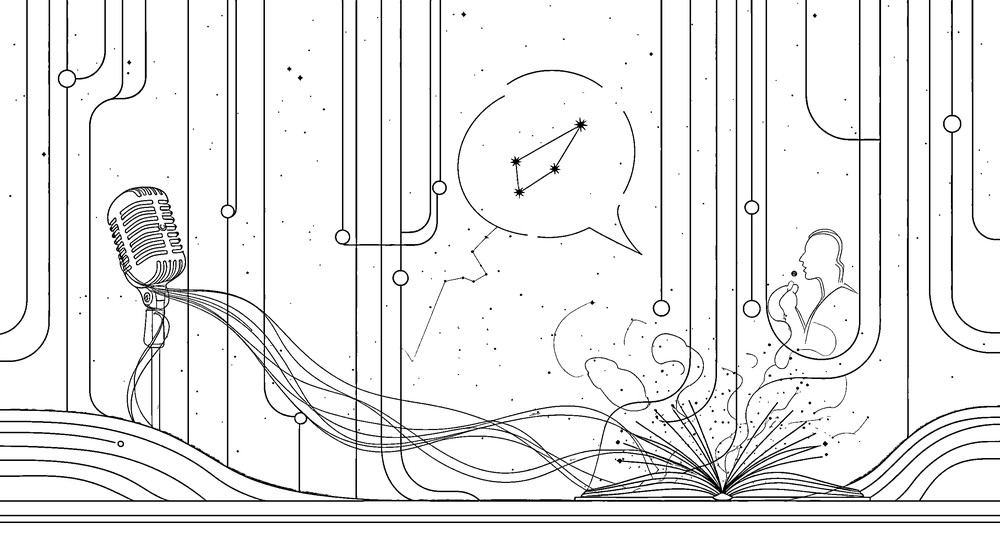
#> input picture _art/lines_medium.bmp, 1000 x 545 px, shrunk from 2816 x 1536 before the run, given in place of space-background.webp, which was not available
$ python extract_lines.py
#> lines starting #> are read from the running program, lines starting #| are printed output that depends on the picture; pictures that were not available may be replaced by others from this repository, and a replacement may not be noted
#!/usr/bin/env python3
"""Extract the line-art strokes from the background illustration into a clean
black-on-white bitmap suitable for centerline tracing.

Approach: the strokes are thin and locally brighter than their surroundings,
while the clouds / vignette / gradients are broad and smooth. A high-pass
(unsharp) filter — grayscale minus a blurred copy — keeps the thin strokes and
dissolves the smooth regions. Threshold, despeckle, done.
"""
import sys
import numpy as np
from PIL import Image, ImageFilter

SRC = "/Users/tjs/repo/futurekaraoke/images/space-background.webp"


def extract(blur_radius=7.0, thresh=12.0, min_component=6):
#> called with blur_radius = 7, thresh = 16, min_component = 8
    img = Image.open(SRC).convert("RGB")
    # Luminance, but weight blue up a touch since the strokes are lavender.
    r, g, b = [np.asarray(c, dtype=np.float32) for c in img.split()]
    gray = 0.30 * r + 0.40 * g + 0.45 * b  # slightly blue-biased
    gray_img = Image.fromarray(np.clip(gray, 0, 255).astype(np.uint8))

    blurred = np.asarray(
        gray_img.filter(ImageFilter.GaussianBlur(blur_radius)), dtype=np.float32
    )
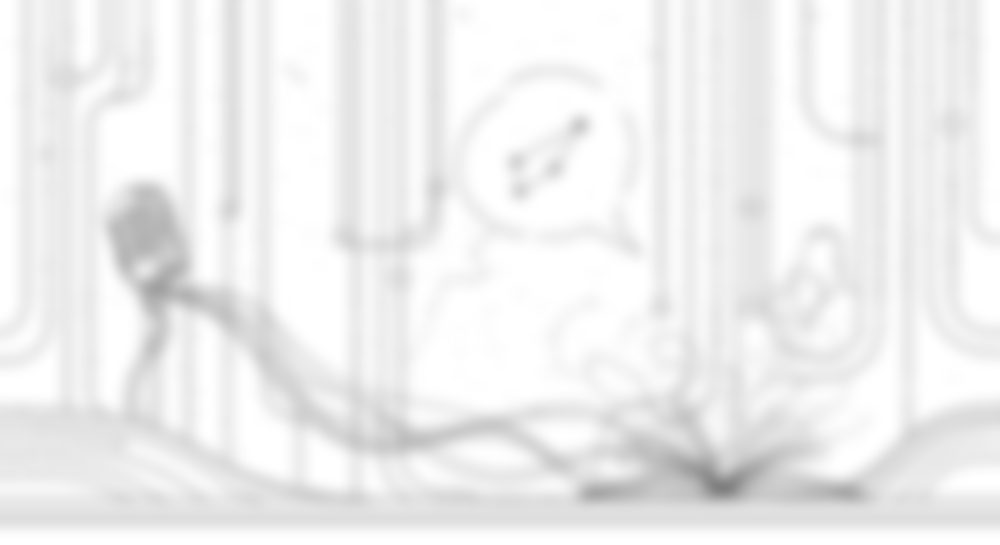
#> blurred: shape (545, 1000) float32; min 126, max 255, mean 238.7
    highpass = gray - blurred            # positive where locally bright (strokes)
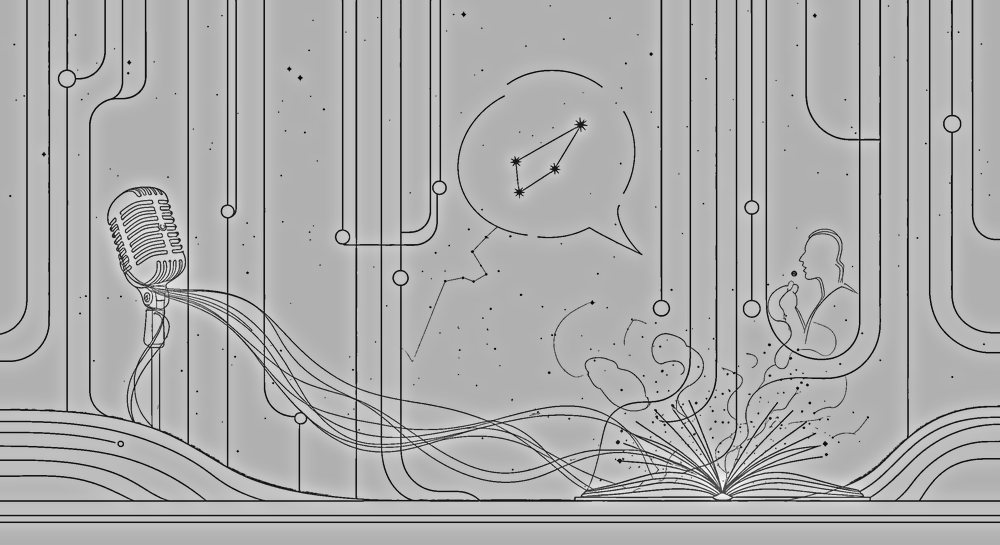
#> highpass: shape (545, 1000) float32; min -254, max 167.2, mean 33.4; drawn with min black and max white
    mask = highpass > thresh             # boolean line mask
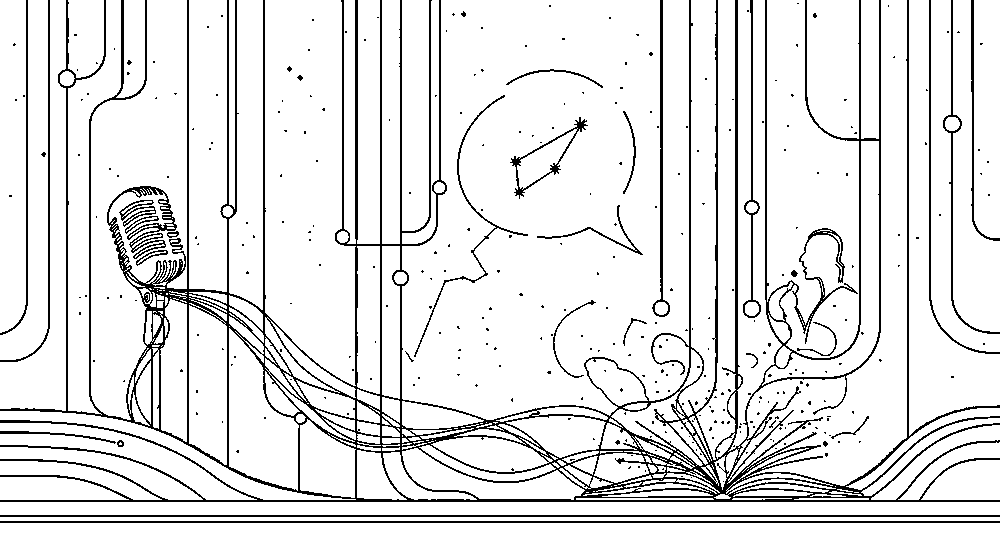
#> mask: shape (545, 1000) bool; 89.8% white; black in thin lines or dots

    mask = despeckle(mask, min_component)
    return mask


def despeckle(mask, min_size):
    """Drop connected components smaller than min_size px (removes trace noise)
    while keeping intentional star dots. Simple iterative flood fill in numpy."""
#> called with min_size = 8
    if min_size <= 1:
        return mask
    visited = np.zeros_like(mask, dtype=bool)
    out = mask.copy()
    h, w = mask.shape
#> h = 545; w = 1000
    ys, xs = np.nonzero(mask)
    from collections import deque
    for y0, x0 in zip(ys, xs):
        if visited[y0, x0]:
            continue
        comp = []
        dq = deque([(y0, x0)])
        visited[y0, x0] = True
        while dq:
            y, x = dq.popleft()
            comp.append((y, x))
            for dy in (-1, 0, 1):
                for dx in (-1, 0, 1):
                    ny, nx = y + dy, x + dx
                    if 0 <= ny < h and 0 <= nx < w and mask[ny, nx] and not visited[ny, nx]:
                        visited[ny, nx] = True
                        dq.append((ny, nx))
        if len(comp) < min_size:
            for (y, x) in comp:
                out[y, x] = False
#> this loop made 489176 passes
#> x0 on passes 1 to 3: 0, 1, 2
#> out: shape (545, 1000) bool; 89.7% white; black in thin lines or dots
    return out


def save(mask, tag):
    # Black lines on white (trace-ready)
#> called with tag = 'tight'
    bw = np.where(mask, 0, 255).astype(np.uint8)
#> bw: shape (545, 1000); 10.3% white in thin lines or dots
    Image.fromarray(bw).convert("1").save(f"lines_{tag}.bmp")
    Image.fromarray(bw).save(f"lines_{tag}.png")
    # Cyan-on-dark preview to judge quality
    h, w = mask.shape
#> h = 545; w = 1000
    prev = np.zeros((h, w, 3), dtype=np.uint8)
    prev[:] = (11, 7, 22)
    prev[mask] = (127, 245, 224)
    Image.fromarray(prev).save(f"preview_{tag}.png")
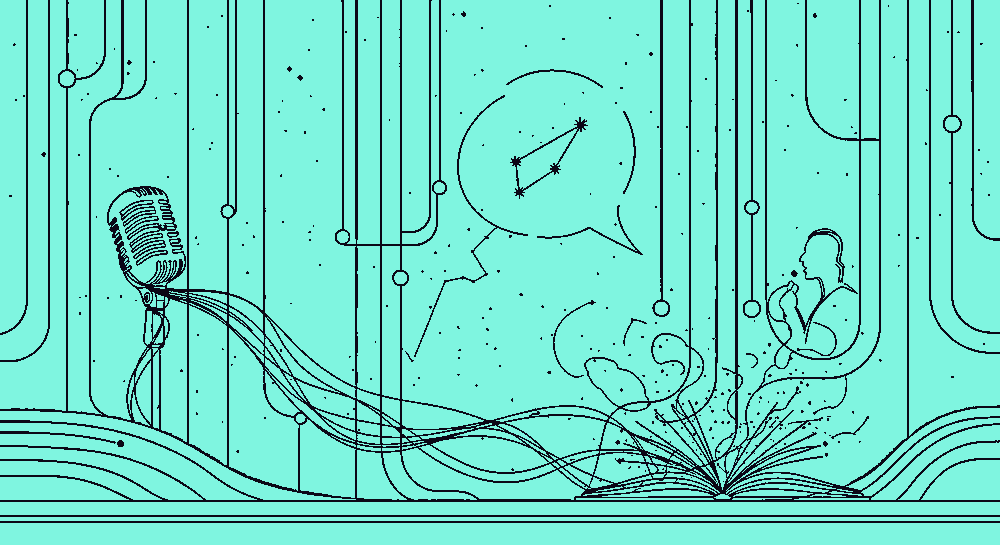
#> saved as preview_tight.png: PIL image 1000x545 RGB; mean R, G, B 115.1, 220.5, 203.2
    print(f"{tag}: {int(mask.sum())} stroke px")
#| tight: 488980 stroke px


if __name__ == "__main__":
    for tag, (br, th, mc) in {
        "tight": (7.0, 16.0, 8),
        "medium": (8.0, 11.0, 6),
        "loose": (10.0, 7.0, 5),
    }.items():
        save(extract(br, th, mc), tag)
